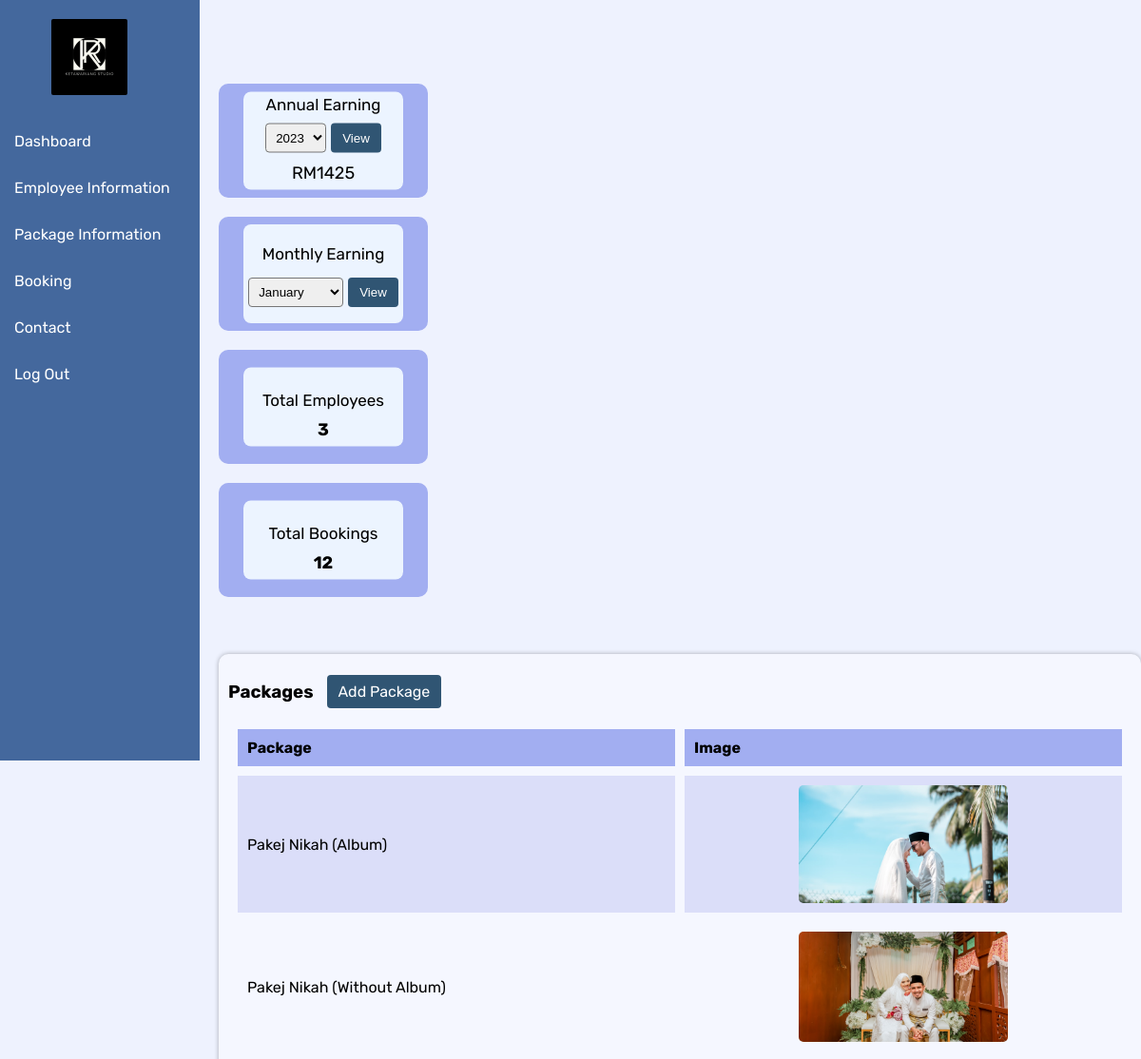
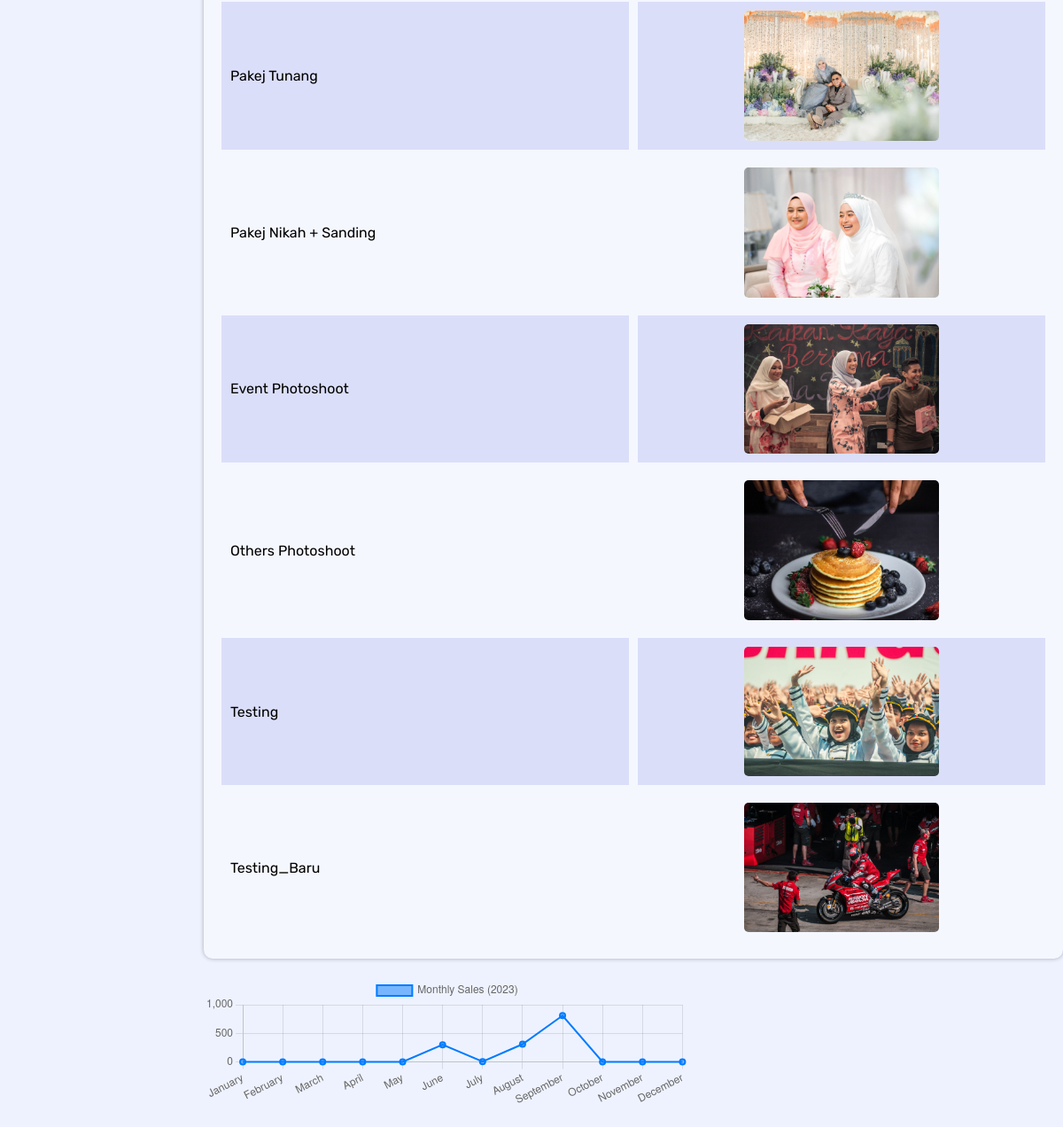
Screenshot of /admin-dashboard.php (signed in) with the database file from the repository (2 pictures, top to bottom).
### tables this page shows
CREATE TABLE `packages` (
  `package_id` int(11) NOT NULL,
  `package_name` varchar(255) NOT NULL,
  `package_price` decimal(10,2) NOT NULL,
  `information_1` varchar(255) NOT NULL,
  `information_2` varchar(255) NOT NULL,
  `information_3` varchar(255) NOT NULL,
  `information_4` varchar(255) NOT NULL,
  `information_5` varchar(255) NOT NULL,
  `information_6` varchar(255) NOT NULL,
  `category` varchar(255) NOT NULL,
  `image_link` varchar(255) DEFAULT NULL
);

### admin-dashboard.php (the view, shortened to what this page needs)
<?php
include 'connect.php';
$selected_year = isset($_GET['year']) ? $_GET['year'] : (int)date('Y');
$monthly_query = "SELECT MONTH(b.event_date) AS month, SUM(s.amount) AS monthly_earnings FROM sales s INNER JOIN booking b ON s.booking_id = b.booking_id";
$monthly_query .= " GROUP BY MONTH(b.event_date)";
$monthly_result = mysqli_query($conn, $monthly_query);
$monthly_sales_data = mysqli_fetch_all($monthly_result, MYSQLI_ASSOC);
$monthly_earnings = [];
for ($i = 1; $i <= 12; $i++) {
  $monthly_earnings[$i] = 0;
}
foreach ($monthly_sales_data as $data) {
  $month = $data['month'];
  $monthly_earnings[$month] = $data['monthly_earnings'];
}
$employee_query = "SELECT COUNT(*) AS total_employee FROM employee";
$employee_result = mysqli_query($conn, $employee_query);
$employee_row = mysqli_fetch_assoc($employee_result);
$total_employees = $employee_row['total_employee'];
$booking_query = "SELECT COUNT(*) AS total_bookings FROM booking";
$booking_result = mysqli_query($conn, $booking_query);
$booking_row = mysqli_fetch_assoc($booking_result);
$total_bookings = $booking_row['total_bookings'];
$package_query = "SELECT package_name, image_link FROM packages";
$package_result = mysqli_query($conn, $package_query);
$packages = mysqli_fetch_all($package_result, MYSQLI_ASSOC);
?>
<!DOCTYPE html>
<html>
<head>
  <link rel="stylesheet" type="text/css" href="style\admin-dashboard.css?v=<?php echo time(); ?>">
</head>
<body>
  <nav>
    <ul>
      <div class="logo">
        <img src="images\logo company.jpg" alt="Logo">
      </div>
      <li><a href="admin-dashboard.php" class="active">Dashboard</a></li>
      <li><a href="admin-emp_info.php">Employee Information</a></li>
      <li><a href="admin-listpackage_info.php">Package Information</a></li>
      <li><a href="admin-listbooking.php">Booking</a></li>
      <li><a href="admin-contact.php">Contact</a></li>
      <li><a href="logout.php">Log Out</a></li>
    </ul>
  </nav>
  <h2>Dashboard</h2>
  <div class="container">
    <div class="box">
      <div class="inner-box" style="width: 90%;">
        <h3 style="margin-top:-4px;">Annual Earning</h3>
        <form id="earningForm" method="GET" action="admin-dashboard.php">
          <select name="year">
            <?php for ($year = date('Y'); $year >= 2000; $year--) : ?>
              <option value="<?php echo $year; ?>" <?php if ($selected_year == $year) echo 'selected'; ?>><?php echo $year; ?></option>
            <?php endfor; ?>
          </select>
          <input type="submit" value="View">
        </form>
        <p id="earningValue" style="font-weight:normal;">RM<?php echo htmlspecialchars(array_sum($monthly_earnings)); ?></p>
      </div>
    </div>
    <div class="box">
      <div class="inner-box" style="width: 90%;height:75%;">
        <h3 style="margin:auto;">Monthly Earning</h3>
        <form id="monthlyEarningForm" method="GET" action="admin-monthlysale-report.php">
          <select name="month">
            <option value="1">January</option>
          </select>
          <input type="submit" value="View">
        </form>
      </div>
    </div>
    <div class="box">
      <div class="inner-box" style="width:90%;">
        <h3>Total Employees</h3>
        <p id="employeeValue"><?php echo htmlspecialchars($total_employees); ?></p>
      </div>
    </div>
    <div class="box">
      <div class="inner-box" style="width:90%;">
        <h3>Total Bookings</h3>
        <p id="bookingValue"><?php echo htmlspecialchars($total_bookings); ?></p>
      </div>
    </div>
  </div>
  <div class="container">
    <div class="package-list">
      <h3 id="pakej">Packages</h3>
      <a class="add-package-button" href="admin-register_package.php">Add Package</a>
      <table>
        <tr>
          <th>Package</th>
          <th>Image</th>
        </tr>
        <?php foreach ($packages as $package) : ?>
          <tr>
            <td><?php echo $package['package_name']; ?></td>
            <td><img src="images/<?php echo $package['image_link']; ?>" alt="<?php echo $package['package_name']; ?>"></td>
          </tr>
        <?php endforeach; ?>
      </table>
    </div>
    <div class="chart">
      <canvas id="salesChart"></canvas>
    </div>
  </div>
  <script>
    // Chart.js code
    // Chart.js code
    const chartYear = <?php echo $selected_year; ?>;
    const monthlyEarnings = <?php echo json_encode(array_values($monthly_earnings)); ?>;
    const chartLabels = ['January', 'February', 'March', 'April', 'May', 'June', 'July', 'August', 'September', 'October', 'November', 'December'];
    const ctx = document.getElementById('salesChart').getContext('2d');
    const salesChart = new Chart(ctx, {
      type: 'line',
      data: {
        labels: chartLabels,
        datasets: [{
          label: `Monthly Sales (${chartYear})`,
          data: monthlyEarnings,
          backgroundColor: 'rgba(0, 123, 255, 0.5)',
          borderColor: 'rgba(0, 123, 255, 1)',
          borderWidth: 2
        }]
      },
      options: {
        responsive: true,
        maintainAspectRatio: false,
        scales: {
          y: {
            beginAtZero: true
          }
        }
      }
    });
  </script>
</body>
</html>

### style/admin-dashboard.css (style rules this page uses)
body { margin: 0; padding: 0; background-color: #eef2fe; font-family: "Rubik", sans-serif; }
nav { width: 210px; background-color: #44689d; height: 100vh; position: fixed; left: 0; top: 0; }
nav ul { list-style-type: none; margin: 0; padding: 0; }
nav ul li { margin: 0; padding: 0; }
nav ul li a { display: block; color: #fff; text-decoration: none; padding: 15px; font-weight: 400; }
.logo { padding: 20px; margin-left: 34px; }
.logo img { width: 80px; border-radius: 2px; }
.container { margin-left: 210px; padding: 20px; display: flex; justify-content: space-between; align-items: flex-start; }
h2 { margin-left: 250px; margin-top: 40px; }
.box { width: 200px; height: 100px; background-color: #a2aef1; border-radius: 10px; padding: 10px; display: flex; flex-direction: column; justify-content: center; align-items: center; position: relative; margin-top: -14px; }
.box .inner-box { position: absolute; top: 50%; left: 50%; transform: translate(-50%, -50%); max-width: 70%; max-height: 80%; background-color: #ecf4ff; border-radius: 8px; padding: 7px; display: flex; flex-direction: column; align-items: center; text-align: center; }
.box .inner-box h3 { margin-bottom: 10px; font-weight: normal; font-size: 17px; }
.box .inner-box form { display: flex; align-items: center; justify-content: space-between; margin-bottom: 10px; }
.box .inner-box input[type="submit"] { background-color: #305573; color: #fff; border: none; padding: 8px 12px; border-radius: 4px; cursor: pointer; margin-left: 5px; }
.box .inner-box select { padding: 6px; border-radius: 4px; }
.box .inner-box select option[selected] { font-weight: bold; }
.box .inner-box p { margin: 0; font-size: 18px; font-weight: bold; }
.package-list { width: 50%; background-color: #f5f7ff; border-radius: 10px; padding: 10px; margin-right: 20px; overflow: auto; box-shadow: 0 0 5px rgba(0, 0, 0, 0.3); }
.package-list table { width: 100%; border-collapse: separate; border-spacing: 10px; }
.package-list th, .package-list td { padding: 10px; text-align: left; width: 50%; }
.package-list th { background-color: #a2aef1; }
.package-list tr:nth-child(even) { background-color: #dbdef9; }
.package-list img { display: block; margin: 0 auto; width: 50%; height: auto; object-fit: cover; border-radius: 5px; }
.chart { width: 550px; }
#pakej { display: inline-block; vertical-align: middle; }
.add-package-button { display: inline-block; vertical-align: middle; margin-left: 10px; background-color: #305573; color: #fff; padding: 8px 12px; border-radius: 4px; text-decoration: none; transition: background-color 0.3s ease; }
@media (max-width: 1200px) { .container { flex-direction: column; } }
@media (max-width: 1200px) { .box { margin-top: 0; margin-bottom: 20px; } }
@media (max-width: 1200px) { h2 { margin-left: 20px; margin-top: 20px; } }
@media (max-width: 1200px) { .package-list { width: 100%; margin-right: 0; margin-bottom: 20px; } }

### rows the page displays
packages: package_name "Pakej Nikah (Album)", image_link (picture)
packages: package_name "Pakej Nikah (Without Album)", image_link (picture)
packages: package_name "Pakej Tunang", image_link (picture)
packages: package_name "Pakej Nikah + Sanding", image_link (picture)
packages: package_name "Event Photoshoot", image_link (picture)
packages: package_name "Others Photoshoot", image_link (picture)
packages: package_name "Testing", image_link (picture)
packages: package_name "Testing_Baru", image_link (picture)

### other values shown
array_sum($monthly_earnings) "1425"
$total_employees "3"
$total_bookings "12"
form field year "2023"
chart data {{ $selected_year }} 2023
chart data {{ json_encode(array_values($monthly_earnings)) }} [0,0,0,0,0,"300.00","5.00","310.00","810.00",0,0,0]
